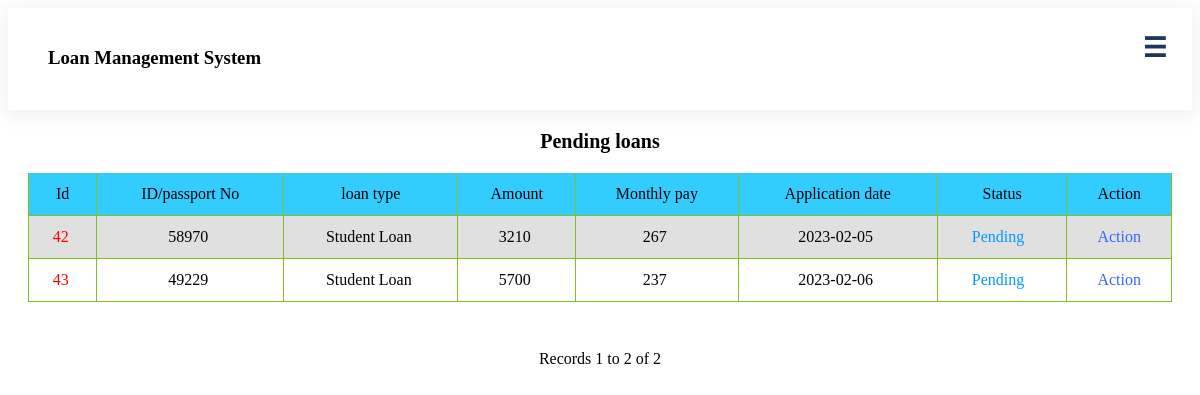
The app's page /admin/pendingloans.php (signed in), older data.
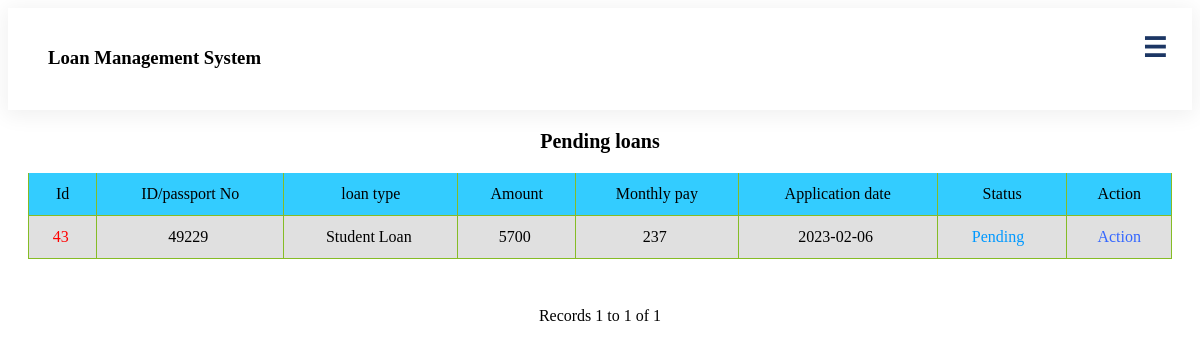
The same page, newer data.
### tables this page shows
CREATE TABLE `loan` (
  `loanId` int(6) NOT NULL,
  `memberId` int(8) NOT NULL,
  `loanType` varchar(15) NOT NULL,
  `income` int(8) NOT NULL,
  `amount` int(8) NOT NULL,
  `intereset` varchar(5) NOT NULL,
  `payment_term` int(3) NOT NULL,
  `total_paid` int(8) NOT NULL,
  `emi_per_month` int(8) NOT NULL,
  `bankStatementPhoto` varchar(250) DEFAULT NULL,
  `security` varchar(250) DEFAULT NULL,
  `posting_date` date NOT NULL,
  `status` varchar(15) NOT NULL,
  `adminRemark` varchar(100) NOT NULL,
  `adminRemarkDate` date NOT NULL,
  `balance` int(255) NOT NULL
);

### admin/pendingloans.php (the view, shortened to what this page needs)
<?php require_once('../Connections/mlms.php'); ?>
<?php
$maxRows_Recordset1 = 10;
$pageNum_Recordset1 = 0;
$startRow_Recordset1 = $pageNum_Recordset1 * $maxRows_Recordset1;
mysqli_select_db($mlms, $database_mlms);
$query_Recordset1 = "SELECT * FROM loan where status='pending'";
$query_limit_Recordset1 = sprintf("%s LIMIT %d, %d", $query_Recordset1, $startRow_Recordset1, $maxRows_Recordset1);
$Recordset1 = mysqli_query($mlms, $query_limit_Recordset1) or die(mysql_error());
$row_Recordset1 = mysqli_fetch_assoc($Recordset1);
if (isset($_GET['totalRows_Recordset1'])) {
    $totalRows_Recordset1 = $_GET['totalRows_Recordset1'];
} else {
    $all_Recordset1 = mysqli_query($mlms, $query_Recordset1);
    $totalRows_Recordset1 = mysqli_num_rows($all_Recordset1);
}
?>
<html>
<head>
    <link rel="stylesheet" type="text/css" href="../Assets/css/style.css">
</head>
<body>
    <?php include '../header/admin.php'; ?>
    <center>
        <div class="main">
            <table border="0" align="center" class="responsive-table">
                <h3 class="llTl">Pending loans</h3>
                <tr bgcolor="#33CCFF">
                    <td>Id</td>
                    <td>ID/passport No</td>
                    <td>loan type</td>
                    <td>Amount</td>
                    <td>Monthly pay</td>
                    <td>Application date</td>
                    <td>Status</td>
                    <td>Action</td>
                </tr>
                <?php do { ?>
                    <tr>
                        <td><a href="pendlons.php?recordID=<?php echo $row_Recordset1['loanId']; ?>">
                                <?php echo $row_Recordset1['loanId']; ?>&nbsp; </a></td>
                        <td>
                            <?php echo $row_Recordset1['memberId']; ?>&nbsp;
                        </td>
                        <td>
                            <?php echo $row_Recordset1['loanType']; ?>&nbsp;
                        </td>
                        <td>
                            <?php echo $row_Recordset1['total_paid']; ?>&nbsp;
                        </td>
                        <td>
                            <?php echo $row_Recordset1['emi_per_month']; ?>&nbsp;
                        </td>
                        <td>
                            <?php echo $row_Recordset1['posting_date']; ?>&nbsp;
                        </td>
                        <td>
                            <font color="#0099FF">
                                <?php echo $row_Recordset1['status']; ?>
                            </font>&nbsp;
                        </td>
                        <td><a href="approveloan.php?loanId=<?php echo $row_Recordset1['loanId']; ?>"
                                style="text-decoration:none">
                                <font color="#3366FF">Action</font>
                            </a></td>
                    </tr>
                <?php } while ($row_Recordset1 = mysqli_fetch_assoc($Recordset1)); ?>
            </table>
            <br />
            <table border="0">
                <tr>
                    <td>
                    </td>
                    <td>
                    </td>
                    <td>
                    </td>
                    <td>
                    </td>
                </tr>
            </table>
            Records
            <?php echo ($startRow_Recordset1 + 1) ?> to
            <?php echo min($startRow_Recordset1 + $maxRows_Recordset1, $totalRows_Recordset1) ?> of
            <?php echo $totalRows_Recordset1 ?>
        </div>
    </center>
</body>
</html>

Row changes from the older to the newer data that the page shows:
no longer on this page (row edited): loan: loanId "42", memberId "58970", loanType "Student Loan", total_paid "3210", emi_per_month "267", posting_date "2023-02-05", status "Pending"
Text that changed along with them:
min($startRow_Recordset1 + $maxRows_Recordset1, $totalRows_Recordset1): "2" → "1"
$totalRows_Recordset1: "2" → "1"
